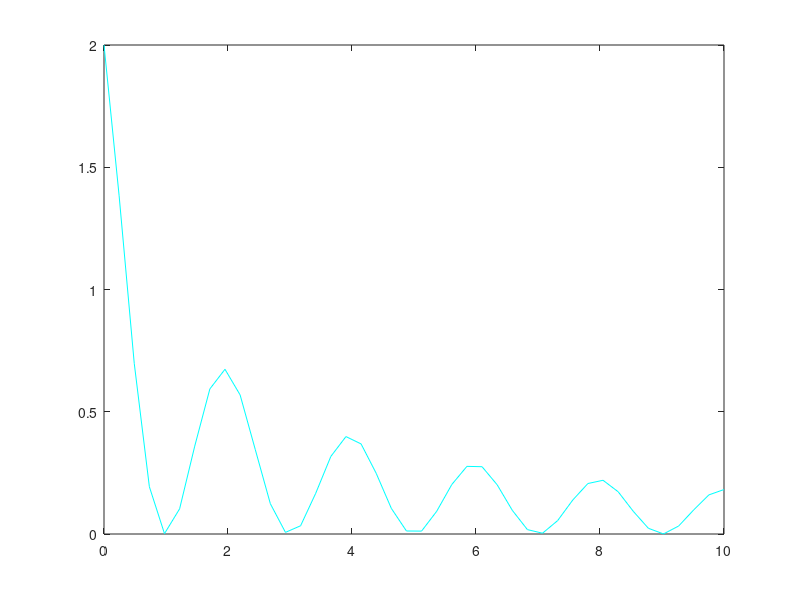

Here is the MATLAB script that generated this plot: (Note: this script raises an error after producing the figure.)
f = @(a) (1 + cos(pi*a)) ./ (1 + a);

x = linspace(0, 10, 21); # 21 points wanted
y = f(x); 

xx = linspace(0, 10, 42);

plot(xx, f(xx), 'c');  
hold on;

L = lagrange(x, y, xx);  

plot(xx, L,'d'); 